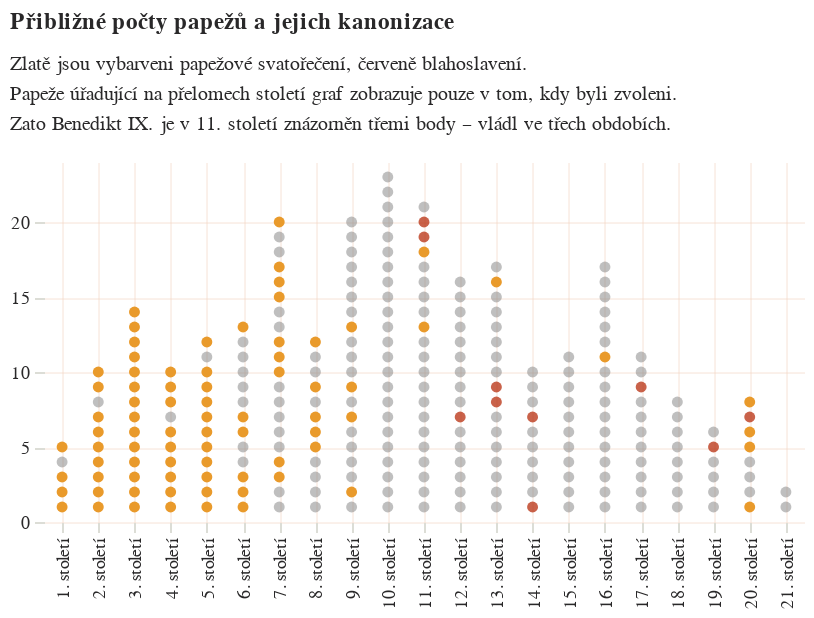

This figure's notebook cell:
### Code cell
historicky_prehled = alt.Chart(
    df.to_pandas(),
    title=alt.Title(
        "Přibližné počty papežů a jejich kanonizace",
        subtitle=["Zlatě jsou vybarveni papežové svatořečení, červeně blahoslavení.",
                  "Papeže úřadující na přelomech století graf zobrazuje pouze v tom, kdy byli zvoleni.",
                 "Zato Benedikt IX. je v 11. století znázorněn třemi body – vládl ve třech obdobích."]
    )
).mark_point(filled=True).encode(
    alt.X("století:N", title=None, sort=poradi_stoleti),
    alt.Y("poradi_ve_stoleti", title=None),
    alt.Color("status:N", scale=alt.Scale(range=['gray','#B72D0D','#E99A2B']), legend=None),
    alt.Opacity("status:N", scale=alt.Scale(range=[0.5,1,0.5])),
    ).configure_view(
    stroke='transparent'
).configure_axis(grid=True, gridOpacity=0.6, gridWidth = 0.5, gridColor='#F1D1BB').properties(
    width=380,
    height=180
)

historicky_prehled

### Figure 1 — Vega-Lite specification as saved in the notebook (floating-point values rounded to 4 significant figures; data arrays with more than 128 entries replaced by an {"elided": "..."} marker saying what was removed)
{"config": {"title": {"font": "Noticia Text", "fontSize": 11.5, "anchor": "start", "lineHeight": 19, "fontWeight": "bolder", "subtitleFont": "Noticia Text", "subtitleFontSize": 10, "subtitleLineHeight": 15, "subtitlePadding": 10, "dy": -10, "color": "#292829", "subtitleColor": "#292829"}, "axis": {"labelFont": "Asap", "titleFont": "Asap", "fontWeight": "lighter", "titleFontWeight": "lighter", "labelFontSize": 9, "titleFontSize": 9, "labelPadding": 2, "titlePadding": 9, "domainOpacity": 0, "tickColor": "#DCDDD6", "labelColor": "#292829", "grid": true, "gridColor": "#F1D1BB", "gridOpacity": 0.6, "gridWidth": 0.5}, "legend": {"labelFont": "Asap", "labelFontWeight": "normal", "titleFont": "Asap", "titleFontWeight": "normal", "labelFontSize": 9, "titleFontSize": 9, "labelColor": "#292829"}, "view": {"stroke": "transparent"}}, "data": {"name": "data-b00321f4b9251693091f3b7434b2e41a"}, "mark": {"type": "point", "filled": true}, "encoding": {"color": {"field": "status", "legend": null, "scale": {"range": ["gray", "#B72D0D", "#E99A2B"]}, "type": "nominal"}, "opacity": {"field": "status", "scale": {"range": [0.5, 1, 0.5]}, "type": "nominal"}, "x": {"field": "století", "sort": {"elided": "266 str values"}, "title": null, "type": "nominal"}, "y": {"field": "poradi_ve_stoleti", "title": null, "type": "quantitative"}}, "height": 180, "title": {"text": "Přibližné počty papežů a jejich kanonizace", "subtitle": ["Zlatě jsou vybarveni papežové svatořečení, červeně blahoslavení.", "Papeže úřadující na přelomech století graf zobrazuje pouze v tom, kdy byli zvoleni.", "Zato Benedikt IX. je v 11. století znázorněn třemi body – vládl ve třech obdobích."]}, "width": 380, "$schema": "https://vega.github.io/schema/vega-lite/v5.8.0.json", "datasets": {"data-b00321f4b9251693091f3b7434b2e41a": {"elided": "266 records"}}}
